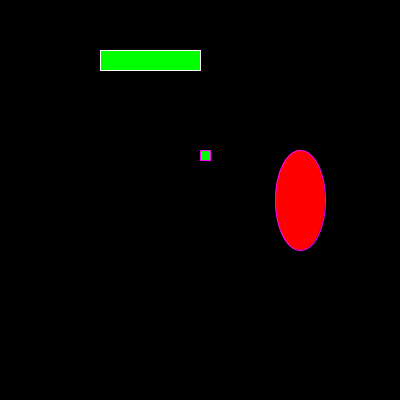
Frame 1 (no input)
Frame 60 (the mouse pressed at the canvas centre just before this capture): identical to frame 1, image omitted
Frame 120 (the mouse held since frame 60 and released just before this capture): identical to frame 1, image omitted

The Processing sketch that drew this single still picture (run headless with seeded random() and noise(); from frame 60 on, the mouse is pressed at the canvas centre):

// Processing sketch: processing_draw
// ── processing_draw.pde
void setup()
{
  size(400,400); // display width height
  
}

void draw()
{
  background(0,0,0);  // rgb color
  
  stroke(255,255,255);
  fill(0,255,0);
  
  rect(100,50,100,20);
  
  stroke(255,0,255);
  rect(200,150,10,10);
  
  fill(255,0,0);
  
  ellipse(300,200,50,100);
  
}
